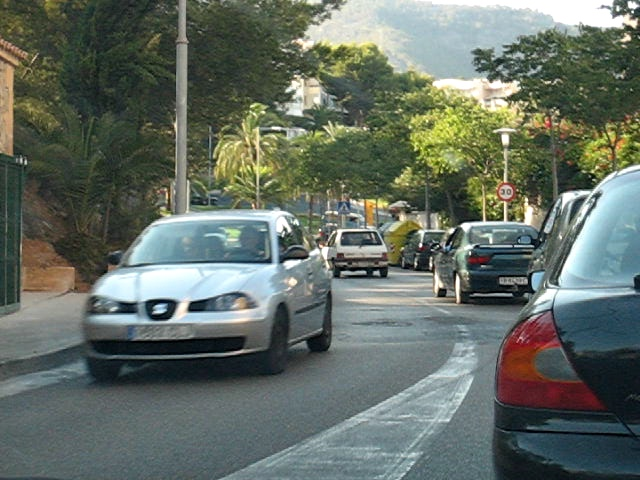
#> input picture iniciales/image1.png, 640 x 480 px
$ python Horn-Schunk.py image1.png image2.png
#> lines starting #> are read from the running program, lines starting #| are printed output that depends on the picture
import numpy as np
import cv2 as cv
import argparse

parser = argparse.ArgumentParser(description='Horn-Schunck Optical Flow')
parser.add_argument('image1', type=str, help='first_image.jpg')
parser.add_argument('image2', type=str, help='second_image.jpg')
args = parser.parse_args()

# Leer las dos imágenes
old_frame = cv.imread(args.image1)
#> old_frame is the input picture: shape (480, 640, 3); mean B, G, R 100.8, 110, 100.4
frame = cv.imread(args.image2)
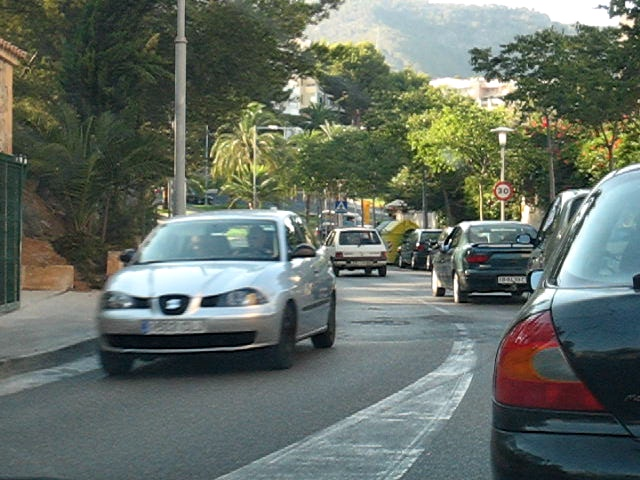
#> input picture iniciales/image2.png, 640 x 480 px
#> frame is the input picture: shape (480, 640, 3); mean B, G, R 100.4, 109.5, 100

# Verificar si las imágenes se cargaron correctamente
if old_frame is None or frame is None:
    print('Error al abrir una o ambas imágenes.')
    exit()

# Convertir las imágenes a escala de grises
old_gray = cv.cvtColor(old_frame, cv.COLOR_BGR2GRAY)
frame_gray = cv.cvtColor(frame, cv.COLOR_BGR2GRAY)
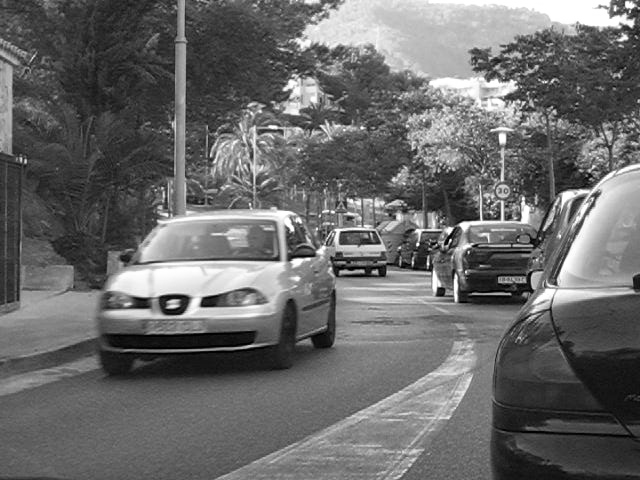
#> frame_gray: shape (480, 640); min 0, max 255, mean 105.6

# Parámetros para el flujo óptico de Horn-Schunck
alpha = 1.0  # Parámetro de suavizado
iterations = 100  # Número de iteraciones

# Calcular el flujo óptico de Horn-Schunck
flow = cv.calcOpticalFlowFarneback(old_gray, frame_gray, None, 0.5, 3, 15, 3, 5, 1.2, 0)

# Calcular la magnitud y la dirección del flujo
magnitude, angle = cv.cartToPolar(flow[..., 0], flow[..., 1])
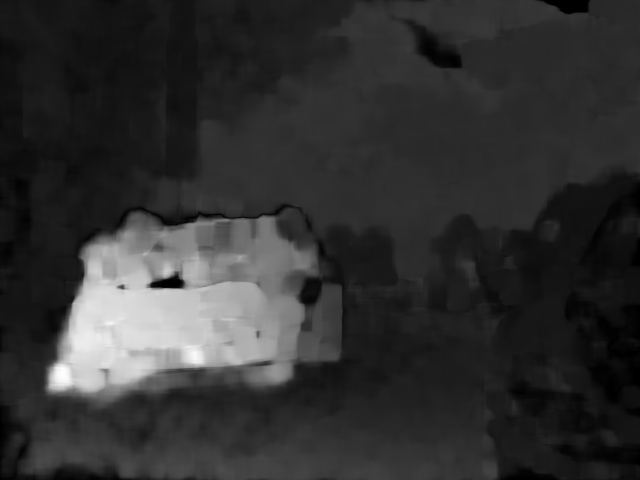
#> magnitude: shape (480, 640) float32; min 0, max 17.36, mean 3.39; drawn with min black and max white
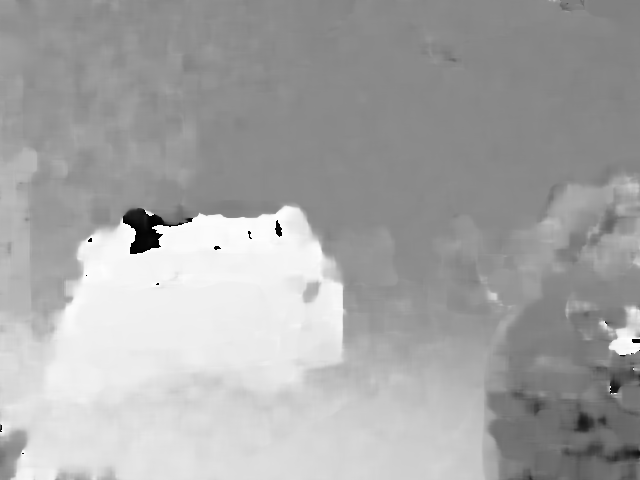
#> angle: shape (480, 640) float32; min 0.000105, max 6.28, mean 4.11; drawn with min black and max white

# Convertir la dirección del flujo a colores HSV
hsv = np.zeros_like(old_frame)
hsv[..., 1] = 255

# Asignar la dirección del flujo a la componente de matiz
hsv[..., 0] = angle * 180 / np.pi / 2
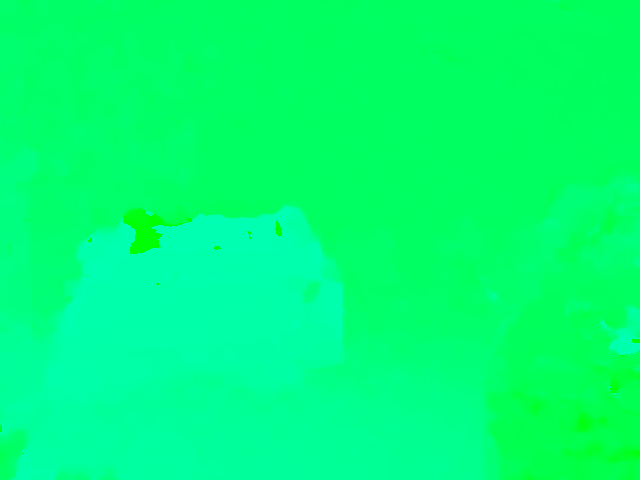
#> hsv: shape (480, 640, 3); mean of channels 0, 1, 2 117.4, 255, 0; drawn as B, G, R

# Asignar la magnitud del flujo a la componente de saturación
hsv[..., 2] = cv.normalize(magnitude, None, 0, 255, cv.NORM_MINMAX)
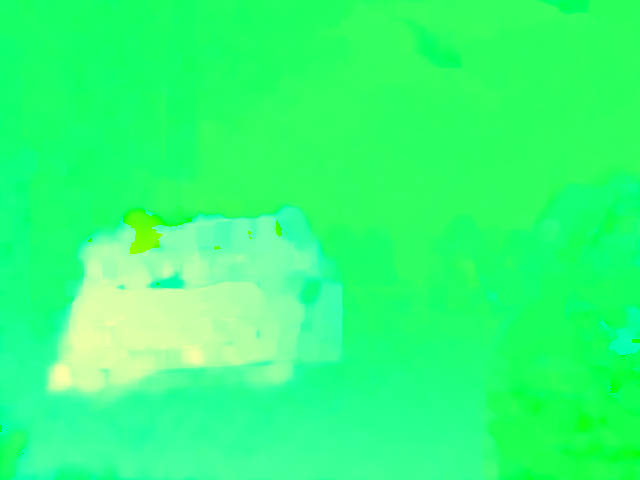
#> hsv: shape (480, 640, 3); mean of channels 0, 1, 2 117.4, 255, 49.3; drawn as B, G, R

# Convertir la imagen HSV a BGR para visualización
flow_rgb = cv.cvtColor(hsv, cv.COLOR_HSV2BGR)
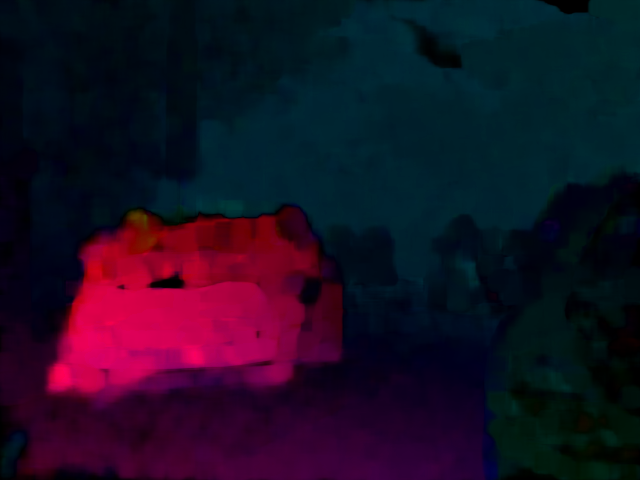
#> flow_rgb: shape (480, 640, 3); mean B, G, R 34.7, 14.3, 27.2

# Visualizar la imagen de flujo óptico
cv.imshow('Horn-Schunck Optical Flow', flow_rgb)
cv.waitKey(0)

# Cerrar la ventana
cv.destroyAllWindows()
